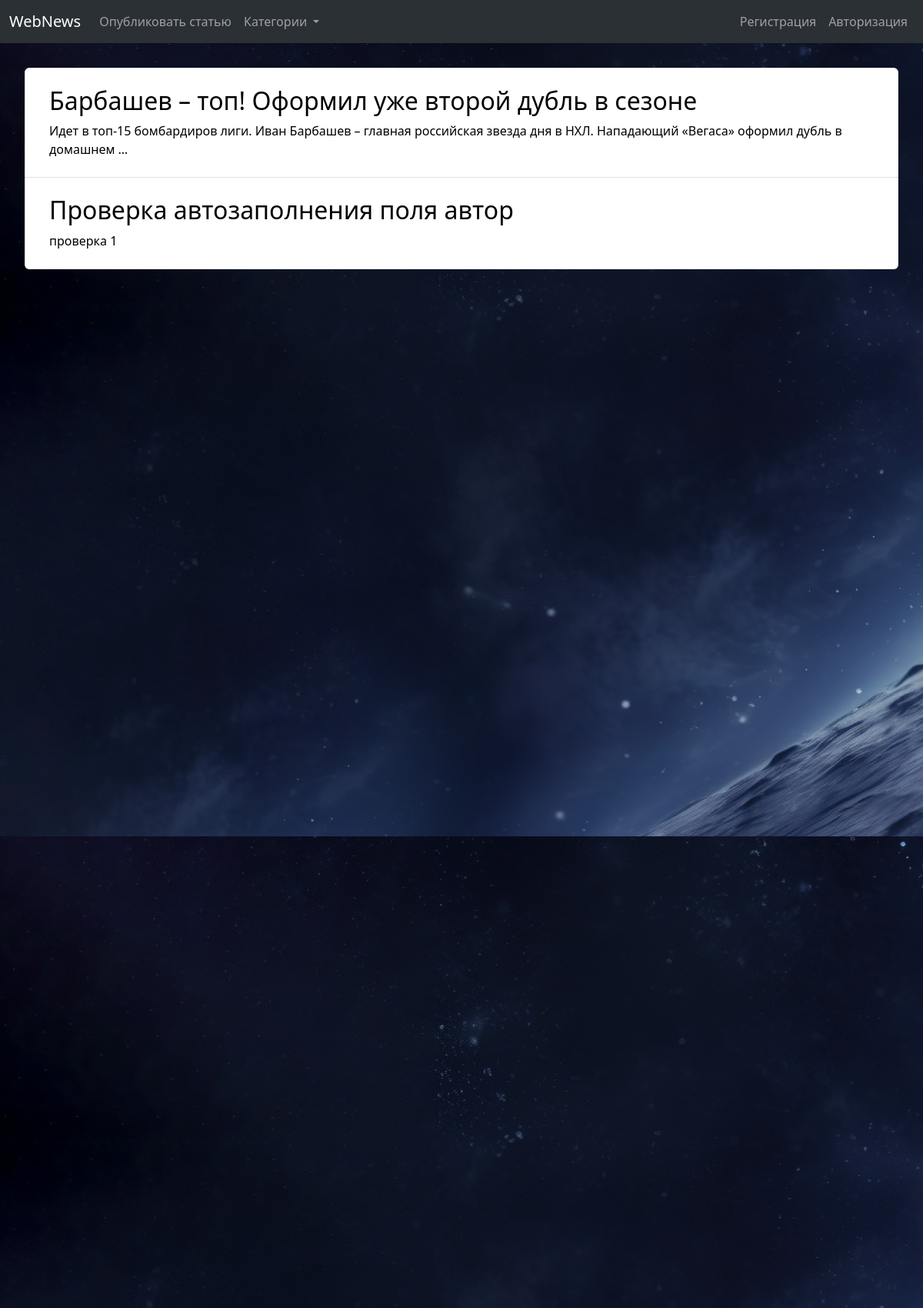
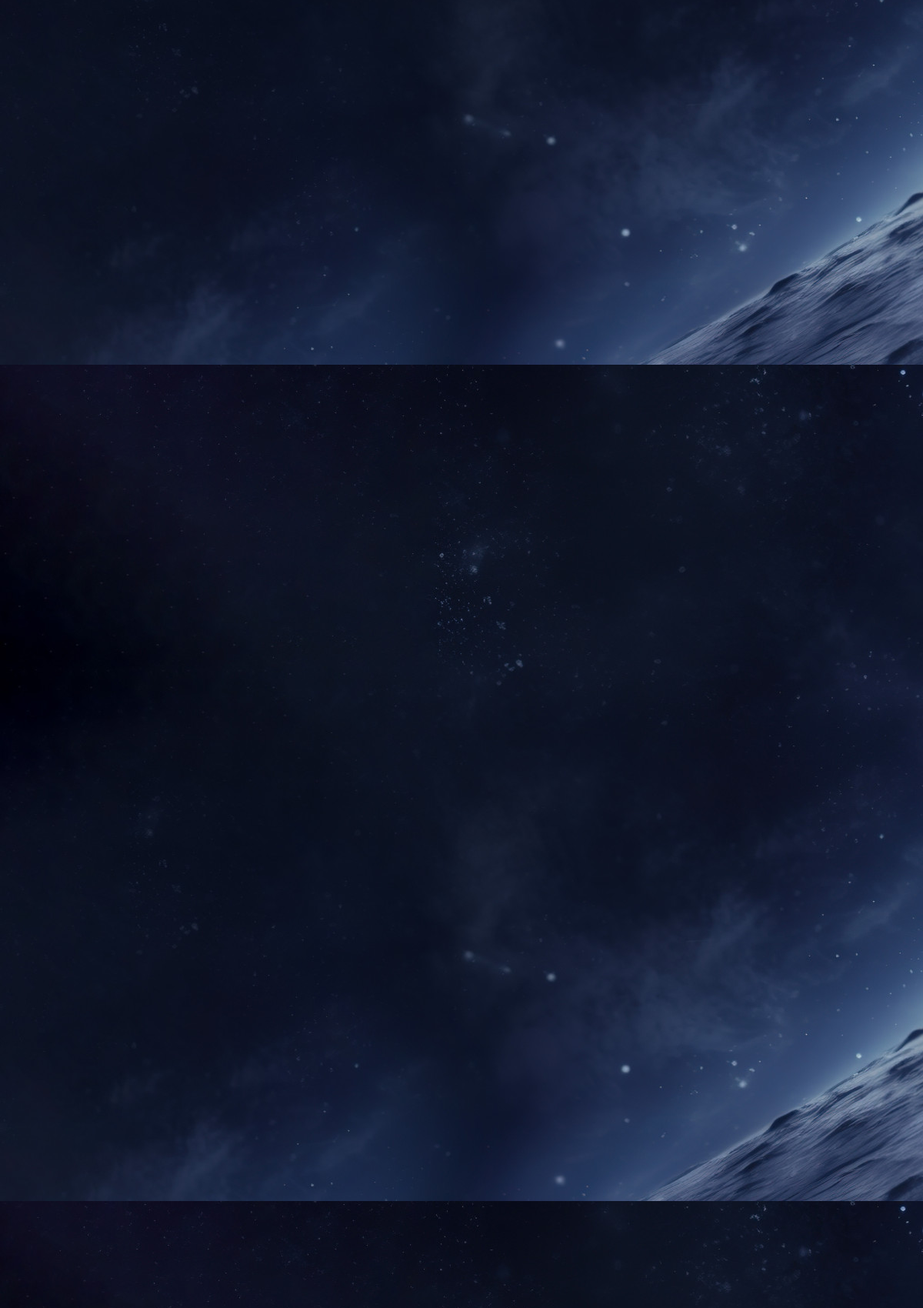
The page / (upper part) on the database its author committed (2 pictures, top to bottom).
### articles/models.py (models this page shows, shortened)
class Articles(models.Model):
    author = models.ForeignKey(User, on_delete=models.CASCADE, blank=True, null=True)
    title = models.CharField(max_length=250)
    text = models.TextField(blank=False)
    category = models.ForeignKey('Categories', on_delete=models.CASCADE)
    tags = models.ManyToManyField('Tags', blank=True)
    image = models.ImageField(upload_to='articles/%Y%m%d/', blank=True)
    date = models.DateField(auto_now_add=True)
    rating = models.IntegerField(default=0, blank=True)
    def get_absolute_url(self):
        return reverse('article', kwargs={'art_pk': self.pk})

### articles/views.py (the view)
# urls.py: path('', views.ArticlesHome.as_view(), name='home'),
class ArticlesHome(ListView):
    model = Articles
    template_name = 'articles/index.html'
    context_object_name = 'articles'
    def get_context_data(self, *, object_list=None, **kwargs):
        context = super().get_context_data(**kwargs)
        context['categories'] = Categories.objects.all()
        return context

### articles/models.py (called while the page is built)
    def get_absolute_url(self):
        return reverse('category', kwargs={'cat_pk': self.pk})

### articles/templates/articles/index.html (shortened to what this page needs)
{% extends 'articles/base.html' %}
{% block body %}
    <ul class="list-group">
        {% for article in articles %}
        <li class="list-group-item">
            <a href="{{ article.get_absolute_url }}">
                <div class="list-group-item-description">
                    <h2>{{ article.title }}</h2>
                    <p>{{ article.text|truncatewords:20 }}</p>
                </div>
            </a>
        </li>
        {% endfor %}
      </ul>
{% endblock %}

### articles/static/articles/css/style.css (style rules this page uses)
ul { list-style: none; }
a { color: black; text-decoration: none; }
.content>ul { padding: 32px; }
.list-group { height: 100%; }
.list-group-item { display: flex; }
.list-group-item-description { margin: 15px; overflow: hidden; margin-bottom: 0px; }

### rows shown on the page
Articles: title "Барбашев – топ! Оформил уже второй дубль в сезоне", text "Идет в топ-15 бомбардиров лиги. Иван Барбашев – главная российская звезда дня в НХЛ. Нападающий «Вегаса» оформил дубль в домашнем …"
Articles: title "Проверка автозаполнения поля автор", text "проверка 1"
